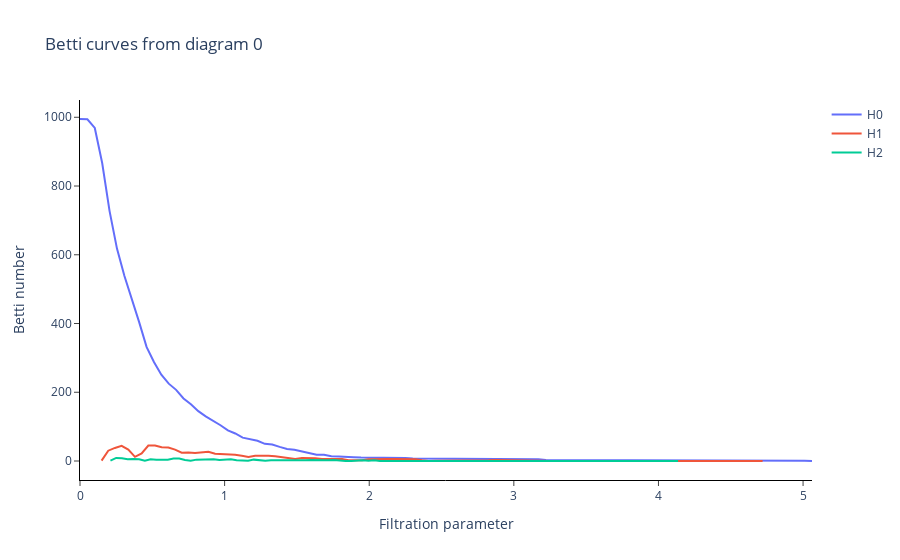

Notebook source saved alongside this figure:
### Code cell
bc = BettiCurve()
features = bc.fit_transform_plot(diagram)
